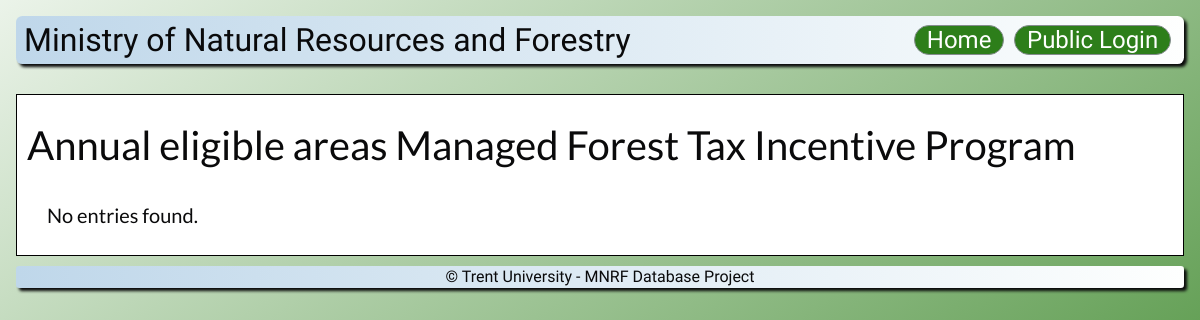
Before: /pages/annual-eligible-mftip.php with the older database file.
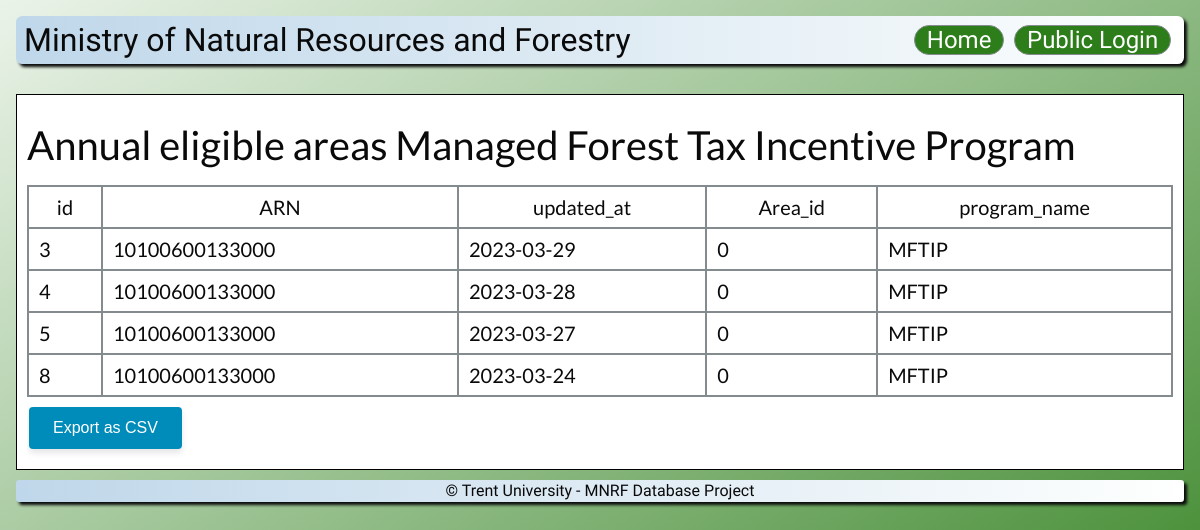
After: the same page with the newer database file.
### tables this page shows
CREATE TABLE `EligibleAreaUpdates` (
  `id` int(11) NOT NULL,
  `ARN` bigint(15) NOT NULL,
  `updated_at` date NOT NULL,
  `Area_id` int(11) DEFAULT NULL
);

CREATE TABLE `MFTIP` (
  `program_name` varchar(255) NOT NULL,
  `ARN` bigint(15) NOT NULL
);

### pages/annual-eligible-mftip.php (the view, shortened to what this page needs)
<?php
$currentYear = date('Y');
$pdo = connectDB();
$queryYear = "SELECT EAU.*, MFTIP.program_name
              FROM EligibleAreaUpdates EAU
              JOIN MFTIP ON EAU.ARN = MFTIP.ARN
              WHERE YEAR(EAU.updated_at) = '$currentYear'
              AND MFTIP.program_name = 'MFTIP'";
$stmtYear = $pdo->prepare($queryYear);
$stmtYear->execute();
$hasEntriesYear = $stmtYear->rowCount() > 0;
$rowDataYear = $stmtYear->fetchAll(PDO::FETCH_ASSOC);
$columnNames = !empty($rowDataYear) ? array_keys($rowDataYear[0]) : [];
?>
<!DOCTYPE html>
<html lang="en">
<head>
    <?php include "../includes/metadata.php" ?>
    <link rel="stylesheet" href="styles/master.css" />
</head>
<body>
    <?php include '../includes/header.php'; ?>
    <section class="section-box">
    <h1 class="section-title">Annual eligible areas Managed Forest Tax Incentive Program</h1>
    <?php
    if (!$hasEntriesYear) {
        echo "<p>No entries found.</p>";
    } else {
    ?>
        <div class="results">
        <table class="resultsTable">
    <thead>
        <tr>
            <?php foreach ($columnNames as $column): ?>
                <th scope="col">
                    <?= $column ?>
                </th>
            <?php endforeach; ?>
        </tr>
    </thead>
    <tbody>
        <?php
        foreach ($rowDataYear as $row): ?>
            <tr>
                <?php foreach ($row as $item): ?>
                    <td scope="row">
                        <?= $item ?>
                    </td>
                <?php endforeach ?>
            </tr>
        <?php endforeach ?>
    </tbody>
</table>
<form id="export_form_year" method="post" action="export-eligible.php">
    <button type="submit" class="export-btn">Export as CSV</button>
</form>
        </div>
    <?php } ?>
</section>
<?php include "../includes/footer.php" ?>
</body>
</html>

### includes/metadata.php (shortened to what this page needs)
<link rel="stylesheet" href="../styles/master.css" />

### includes/header.php (shortened to what this page needs)
<header>
  <h1>Ministry of Natural Resources and Forestry</h1>
  <nav>
    <ul>
      <li><a href="home.php">Home</a></li>
      <?php
        if (!isset($_SESSION['email'])) { ?>
          <li><a href="landowner-login.php">Public Login</a></li>
      <?php
        } else { ?>
          <li><a href="CLTIP_home.php">CLTIP</a></li>
          <li><a href="MFTIP_home.php">MFTIP</a></li>
          <li><a href="logout.php">Logout</a></li>
      <?php } ?>
    </ul>
  </nav>
</header>
<main>

### includes/footer.php
</main>
<footer>
  <span>&copy; Trent University - MNRF Database Project</span>
</footer>

### styles/master.css (style rules this page uses)
:root { --offblack: #0A0A0B; --dullgreen: #2D7E1A; --bluetint: #BFD7EA; --softgray: #848B8E; --offwhite: #FEFFFE; min-height: 100vh; font-family: "Lato", sans-serif; color: var(--offblack); background-image: linear-gradient(to top left, var(--dullgreen), var(--offwhite) 110%); background-repeat: no-repeat; }
body { padding: 1rem; }
header, footer { font-family: 'Arimo', sans-serif; font-size: 2rem; color: var(--offblack); background-image: linear-gradient(to right, var(--bluetint), var(--offwhite)); background-color: #848B8E; filter: drop-shadow(0.2rem 0.2rem 0.1rem var(--offblack)); display: flex; flex-wrap: wrap; border-radius: 0.2em; }
header { justify-content: space-between; align-items: center; padding: 0.5rem; }
header ul { font-size: 1.5rem; display: flex; justify-content: flex-end; flex-wrap: wrap; }
header li { background-color: var(--dullgreen); border: 0.05em solid var(--softgray); border-radius: 1em; padding: 0.1em 0.5em; margin: 0em 0.2em; }
header a { text-decoration: none; color: var(--offwhite); }
footer { font-size: 1rem; justify-content: center; padding: 0.2em; }
.results { height: 75%; overflow: auto; }
.resultsTable { display: table; width: 100%; }
.resultsTable, .resultsTable th, .resultsTable td { border-collapse: collapse; border: 0.1em solid #848B8E; box-sizing: border-box; padding: 0.5em; }
.section-box { border: 1px solid black; background-color: white; padding: 10px; margin: 10px 0; }
.section-title { margin-top: 20px; font-size: 2em; margin-bottom: 20px; }
body { font-size: 20px; }
.export-btn { background-color: #008CBA; border: none; color: white; text-align: center; display: inline-block; font-size: 1rem; padding: 12px 24px; margin: 10px 2px; cursor: pointer; text-decoration: none; border-radius: 4px; box-shadow: 0 4px 6px rgba(0, 0, 0, 0.1); transition: all 0.3s ease; }
.resultsTable thead { position: sticky; top: 0; background-color: var(--offwhite); }
p { padding: 20px; }

### pages/annual-eligible-mftip.php (style rules this page uses)
.export-btn { background-color: #008CBA; border: none; color: white; text-align: center; display: inline-block; font-size: 1rem; padding: 12px 24px; margin: 10px 2px; cursor: pointer; text-decoration: none; border-radius: 4px; box-shadow: 0 4px 6px rgba(0, 0, 0, 0.1); transition: all 0.3s ease; }

Changed rows visible on the page:
added eligibleareaupdates: id "3", ARN "10100600133000", updated_at "2023-03-29", Area "0", mftip.program_name "MFTIP"
added eligibleareaupdates: id "4", ARN "10100600133000", updated_at "2023-03-28", Area "0", mftip.program_name "MFTIP"
added eligibleareaupdates: id "5", ARN "10100600133000", updated_at "2023-03-27", Area "0", mftip.program_name "MFTIP"
added eligibleareaupdates: id "8", ARN "10100600133000", updated_at "2023-03-24", Area "0", mftip.program_name "MFTIP"
Other visible differences:
new list line: "id"
new list line: "ARN"
new list line: "updated_at"
new list line: "Area_id"
new list line: "program_name"
text no longer shown: "No entries found."
text now shown: "Export as CSV"
